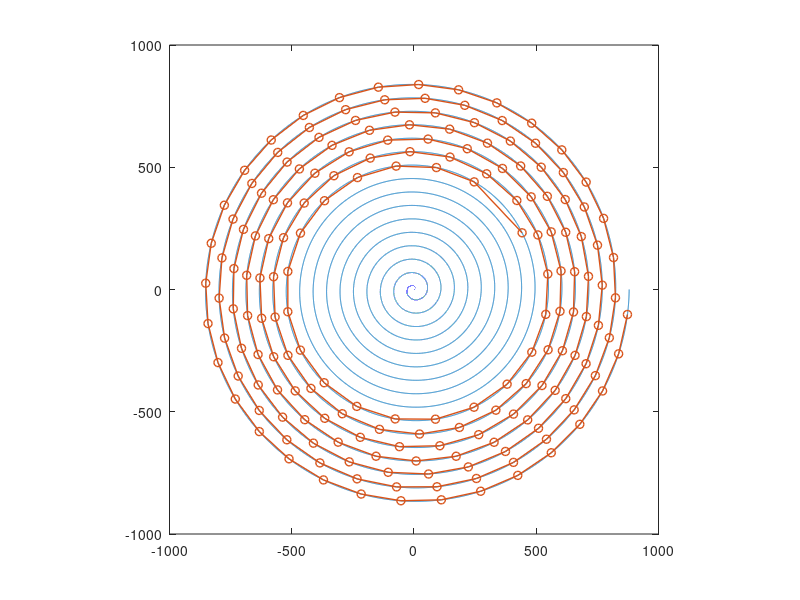

Write the MATLAB code that produced this figure.
clear;clc;close all;
% 函数
function [x,y] = P2N(rho,theta)
% 极坐标化直角坐标
x=rho.*cos(theta);
y=rho.*sin(theta);
end

function P2=Get_index(P1,L,pos_all,e,loop_num,long)
recent=pos_all(:,P1);
dist=sqrt(sum((recent-pos_all).^2));
get=abs(dist-L);
get(1:P1)=get(1:P1)+L;
if P1+floor(loop_num/2)<=long
    get(P1+floor(loop_num/2):end)=get(P1+floor(loop_num/2):end)+L;
end
get_min=min(get);
if get_min>e*20
        P2=-1;
else
    P2=find(get_min==get);
end



end

%% 螺线设置
% 圈数
loop=16;
% 最大角度
Maxtheta=loop*2*pi;
% 螺线点数
long=100000; %10w外圈有1cm误差
% 圈点数
loop_num=floor(long/loop);
% 外圈误差
a=55/(2*pi);
disp('外圈误差：')
e=Maxtheta*a*2*pi/loop_num

% 坐标设置
theta=linspace(0,Maxtheta,long);
rho=theta*a;
[x,y]=P2N(rho,theta);
pos_all=[x;y];




%% 龙头设置/离散化
len=a*(theta.*sqrt(theta.^2+1)/2+log(theta+sqrt(theta.^2+1))/2);
% 龙头时间
t=0:60:300;
v=100;
pos=len(end);
pos=pos-v*t;
pos_index=zeros(1,length(pos));
% 板凳龙参数
r=27.5;
L0=341-r*2;
L=220-r*2;

% 龙头时刻指标
for i =1:length(pos)
    dif=abs(len-pos(i));
    dif_min=min(dif);
    pos_index(i)=find(dif==dif_min);
end

% 龙头时刻坐标
pos_P=[rho(pos_index);theta(pos_index)];
[x,y]=P2N(pos_P(1,:),pos_P(2,:));
pos_N=[x;y];
%% 时刻计算


% 计算各把手坐标
for i=1:length(t) 
    body_index=zeros(1,224);
    body_index(1)=pos_index(i);
    % 计算第二把手坐标
    body_index(2)=Get_index(body_index(1),L0,pos_all,e,loop_num,long);
    if body_index(2)==-1
        disp('此节结束')
        disp(['龙长:',num2str(0)])
        continue
    end
    % 计算龙身+龙尾把手坐标
    for j=2:223
        body_index(j+1)=Get_index(body_index(j),L,pos_all,e,loop_num,long);
        if body_index(j+1)==-1
            disp('此节结束')
            break
        end
    end
    
    % 绘图
    [x,y]=P2N(rho,theta);
    plot(x,y)
    hold on
    axis square
    body_index=body_index(1:find(body_index==-1)-1);
    plot(x(body_index),y(body_index),'-o','LineWidth',1)
    hold off
    disp(['龙长:',num2str(length(body_index)-1)])
end


